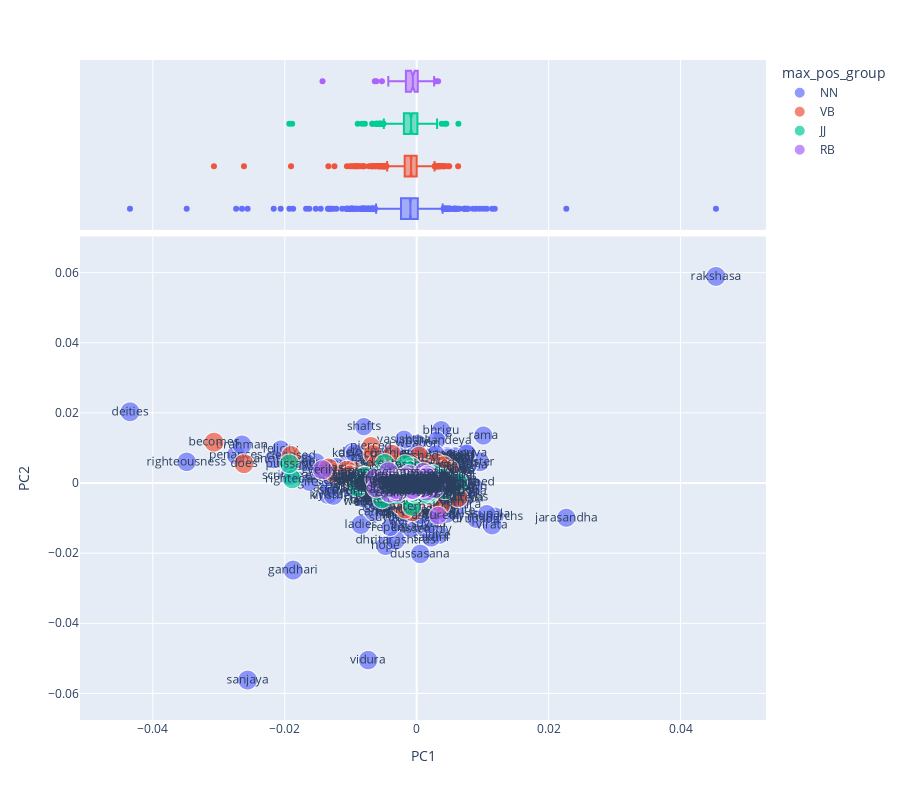

The notebook cell this image was saved under:
### Code cell
vis_loadings(LOADINGS2, 1, 2)

### Figure 1 — Plotly figure (JSON) as saved in the notebook; plotly's stock layout.template omitted (floating-point values rounded to 4 significant figures; data arrays with more than 128 entries replaced by an {"elided": "..."} marker saying what was removed)
{"data": [{"hovertemplate": "<b>%{hovertext}</b><br><br>max_pos_group=NN<br>PC1=%{x}<br>PC2=%{y}<br>dfidf=%{marker.size}<br>term_str=%{text}<extra></extra>", "hovertext": {"elided": "1597 str values"}, "legendgroup": "NN", "marker": {"color": "#636efa", "size": {"elided": "1597 float values"}, "sizemode": "area", "sizeref": 0.1313, "symbol": "circle"}, "mode": "markers+text", "name": "NN", "showlegend": true, "text": {"elided": "1597 str values"}, "type": "scattergl", "x": {"elided": "1597 float values"}, "xaxis": "x", "y": {"elided": "1597 float values"}, "yaxis": "y"}, {"alignmentgroup": "True", "hovertemplate": "<b>%{hovertext}</b><br><br>max_pos_group=NN<br>PC1=%{x}<extra></extra>", "hovertext": {"elided": "1597 str values"}, "legendgroup": "NN", "marker": {"color": "#636efa", "symbol": "circle"}, "name": "NN", "notched": true, "offsetgroup": "NN", "showlegend": false, "type": "box", "x": {"elided": "1597 float values"}, "xaxis": "x2", "yaxis": "y2"}, {"hovertemplate": "<b>%{hovertext}</b><br><br>max_pos_group=VB<br>PC1=%{x}<br>PC2=%{y}<br>dfidf=%{marker.size}<br>term_str=%{text}<extra></extra>", "hovertext": {"elided": "1015 str values"}, "legendgroup": "VB", "marker": {"color": "#EF553B", "size": {"elided": "1015 float values"}, "sizemode": "area", "sizeref": 0.1313, "symbol": "circle"}, "mode": "markers+text", "name": "VB", "showlegend": true, "text": {"elided": "1015 str values"}, "type": "scattergl", "x": {"elided": "1015 float values"}, "xaxis": "x", "y": {"elided": "1015 float values"}, "yaxis": "y"}, {"alignmentgroup": "True", "hovertemplate": "<b>%{hovertext}</b><br><br>max_pos_group=VB<br>PC1=%{x}<extra></extra>", "hovertext": {"elided": "1015 str values"}, "legendgroup": "VB", "marker": {"color": "#EF553B", "symbol": "circle"}, "name": "VB", "notched": true, "offsetgroup": "VB", "showlegend": false, "type": "box", "x": {"elided": "1015 float values"}, "xaxis": "x2", "yaxis": "y2"}, {"hovertemplate": "<b>%{hovertext}</b><br><br>max_pos_group=JJ<br>PC1=%{x}<br>PC2=%{y}<br>dfidf=%{marker.size}<br>term_str=%{text}<extra></extra>", "hovertext": {"elided": "364 str values"}, "legendgroup": "JJ", "marker": {"color": "#00cc96", "size": {"elided": "364 float values"}, "sizemode": "area", "sizeref": 0.1313, "symbol": "circle"}, "mode": "markers+text", "name": "JJ", "showlegend": true, "text": {"elided": "364 str values"}, "type": "scattergl", "x": {"elided": "364 float values"}, "xaxis": "x", "y": {"elided": "364 float values"}, "yaxis": "y"}, {"alignmentgroup": "True", "hovertemplate": "<b>%{hovertext}</b><br><br>max_pos_group=JJ<br>PC1=%{x}<extra></extra>", "hovertext": {"elided": "364 str values"}, "legendgroup": "JJ", "marker": {"color": "#00cc96", "symbol": "circle"}, "name": "JJ", "notched": true, "offsetgroup": "JJ", "showlegend": false, "type": "box", "x": {"elided": "364 float values"}, "xaxis": "x2", "yaxis": "y2"}, {"hovertemplate": "<b>%{hovertext}</b><br><br>max_pos_group=RB<br>PC1=%{x}<br>PC2=%{y}<br>dfidf=%{marker.size}<br>term_str=%{text}<extra></extra>", "hovertext": ["verily", "speedily", "sometimes", "longer", "meanwhile", "deeply", "really", "similarly", "properly", "surely", "fully", "everywhere", "perfectly", "fearlessly", "far", "equally", "entirely", "worldly", "firmly", "forcibly", "fast", "immediately", "folly", "happily", "carefully", "almost", "aside", "further", "loudly", "especially", "easily", "completely", "incessantly", "agreeably", "smilingly", "instead", "constantly", "forward", "gradually", "righteously", "frequently", "slowly", "fiercely", "accordingly", "wholly", "continually", "scarcely", "asleep", "thereby", "mentally", "often", "vigorously", "perhaps", "actually", "ceaselessly", "extremely", "furiously", "enough", "singly", "separately", "respectfully", "quite", "generally", "exactly", "naturally", "assuredly", "joyfully", "presently", "adhere", "subsequently", "twice", "simply", "lastly", "instantly", "virtuously", "respectively", "quietly", "previously", "reverentially", "hastily", "gently", "falsely", "alike", "sweetly", "rather", "finally", "wrathfully", "ahead", "particularly", "deceitfully", "regardless", "heavily", "humbly", "kindly", "violently", "eagerly", "gladly", "brightly", "anywhere", "utterly", "sinfully", "specially", "secretly", "softly"], "legendgroup": "RB", "marker": {"color": "#ab63fa", "size": [52.54, 46.03, 51.96, 45.4, 47.78, 52.14, 52.3, 52.3, 49.72, 44.74, 48.3, 49.72, 50.51, 52.54, 50.87, 50.51, 52.14, 49.64, 50.51, 51.48, 51.73, 51.73, 51.96, 51.96, 52.3, 50.51, 52.54, 51.73, 52.41, 51.73, 52.3, 52.42, 51.67, 52.14, 52.41, 52.42, 52.41, 52.41, 51.67, 46.15, 51.48, 52.14, 51.93, 52.14, 50.61, 50.61, 52.41, 52.3, 52.3, 52.5, 52.5, 44.27, 50.61, 46.98, 45.25, 52.3, 45.25, 52.14, 48.43, 52.14, 51.93, 50.15, 47.74, 49.07, 49.07, 44.27, 49.07, 46.15, 44.27, 45.25, 47.74, 46.98, 44.27, 46.98, 44.27, 49.07, 47.74, 48.43, 46.98, 50.15, 49.07, 44.27, 46.15, 46.15, 50.15, 44.27, 44.27, 44.27, 49.64, 45.25, 44.27, 46.98, 45.25, 44.27, 47.74, 45.25, 48.43, 46.15, 45.25, 44.27, 44.27, 45.25, 44.27, 46.15], "sizemode": "area", "sizeref": 0.1313, "symbol": "circle"}, "mode": "markers+text", "name": "RB", "showlegend": true, "text": ["verily", "speedily", "sometimes", "longer", "meanwhile", "deeply", "really", "similarly", "properly", "surely", "fully", "everywhere", "perfectly", "fearlessly", "far", "equally", "entirely", "worldly", "firmly", "forcibly", "fast", "immediately", "folly", "happily", "carefully", "almost", "aside", "further", "loudly", "especially", "easily", "completely", "incessantly", "agreeably", "smilingly", "instead", "constantly", "forward", "gradually", "righteously", "frequently", "slowly", "fiercely", "accordingly", "wholly", "continually", "scarcely", "asleep", "thereby", "mentally", "often", "vigorously", "perhaps", "actually", "ceaselessly", "extremely", "furiously", "enough", "singly", "separately", "respectfully", "quite", "generally", "exactly", "naturally", "assuredly", "joyfully", "presently", "adhere", "subsequently", "twice", "simply", "lastly", "instantly", "virtuously", "respectively", "quietly", "previously", "reverentially", "hastily", "gently", "falsely", "alike", "sweetly", "rather", "finally", "wrathfully", "ahead", "particularly", "deceitfully", "regardless", "heavily", "humbly", "kindly", "violently", "eagerly", "gladly", "brightly", "anywhere", "utterly", "sinfully", "specially", "secretly", "softly"], "type": "scattergl", "x": [-0.01427, -6.782e-05, -0.004301, -0.003557, 0.0006272, -0.002645, -0.004081, -0.006344, -0.003464, 0.002595, -0.001541, -0.00232, -0.001012, -0.001871, -0.0007362, -0.002758, -0.002248, -0.006109, -0.001392, 0.0002755, -0.001757, -0.001158, -0.002962, 0.0007748, -0.001875, 0.0002569, -0.001139, 0.0005083, 0.0002687, -0.001426, -0.001808, -0.001629, 3.304e-05, -0.003064, 0.001017, -0.000873, -0.001573, 0.0006872, -0.002613, -0.005264, -0.0005502, -7.468e-05, -0.0003426, -0.002211, -0.002062, -0.002107, 0.001896, 0.002537, 0.0007018, -0.0003871, 5.362e-05, -0.001205, 0.001233, -0.002026, -0.001747, 0.002644, -0.0002245, 0.001466, -0.000547, -0.0006741, 0.0008046, -9.484e-05, -0.001641, -0.0001509, -0.0006407, 0.003254, 0.000699, -0.0002042, -0.001289, -0.0002611, -0.001067, -0.0003523, -0.00106, 0.001005, -0.0006024, -0.001782, -0.0004856, -0.0007915, 0.0009181, 0.002899, -0.0006075, -0.001006, -0.001626, 0.00168, 0.001052, -0.0004757, -0.0004121, 4.478e-05, -0.0005876, -0.0009861, -0.001437, -0.0001398, -0.000248, -0.0008777, 0.0013, -0.0001891, 0.001438, -0.0004012, 7.218e-05, -0.0004344, -0.001062, 0.0004912, -0.0005785, -0.000459], "xaxis": "x", "y": [0.003778, 0.0007777, 0.003209, 0.001158, 0.001684, 0.00108, -0.002872, 0.001214, -0.0004685, -0.0003319, -0.001579, 0.00111, -0.0005511, 0.0009269, -0.0008952, -0.000936, -0.0004018, -0.001435, -0.00098, 0.0001311, 0.001132, 0.002423, -0.002602, 0.000447, -0.001796, 0.001226, 0.0006306, -0.001466, -0.0009444, -0.001602, 0.0002621, 0.001756, 0.001209, -0.001863, -0.0005065, 0.0008655, -0.0002785, 0.0005373, 0.0006039, 0.0008067, 0.0001747, -0.0004136, -0.0001336, 0.0002651, -0.0002553, 0.0002563, -0.001202, 0.0006685, 0.0009105, 0.0003946, -0.0006396, 0.001215, -0.001648, 0.0002885, 0.0006106, -0.001617, 0.0006398, -0.002282, 1.739e-05, -0.001155, -0.001489, -0.0008028, -2.454e-05, 0.0003114, -0.0009511, -0.009263, 0.0005004, -0.0002686, 0.0003929, 0.0007982, 0.0008058, -0.001805, -0.001164, 0.003184, -0.002151, 0.0003435, -0.001774, 0.000919, 0.0001831, -0.0003385, -0.0007344, -0.00103, 0.0003849, 0.002422, 0.0009825, 0.0001236, 0.0002198, 0.0006841, -3.081e-05, -0.002287, 0.0003333, -0.0007264, -0.0008195, -0.002141, 0.001369, -0.001484, 0.001832, 0.0006324, 0.001448, -0.0001111, -0.000626, 0.0003197, -0.002069, -0.0002455], "yaxis": "y"}, {"alignmentgroup": "True", "hovertemplate": "<b>%{hovertext}</b><br><br>max_pos_group=RB<br>PC1=%{x}<extra></extra>", "hovertext": ["verily", "speedily", "sometimes", "longer", "meanwhile", "deeply", "really", "similarly", "properly", "surely", "fully", "everywhere", "perfectly", "fearlessly", "far", "equally", "entirely", "worldly", "firmly", "forcibly", "fast", "immediately", "folly", "happily", "carefully", "almost", "aside", "further", "loudly", "especially", "easily", "completely", "incessantly", "agreeably", "smilingly", "instead", "constantly", "forward", "gradually", "righteously", "frequently", "slowly", "fiercely", "accordingly", "wholly", "continually", "scarcely", "asleep", "thereby", "mentally", "often", "vigorously", "perhaps", "actually", "ceaselessly", "extremely", "furiously", "enough", "singly", "separately", "respectfully", "quite", "generally", "exactly", "naturally", "assuredly", "joyfully", "presently", "adhere", "subsequently", "twice", "simply", "lastly", "instantly", "virtuously", "respectively", "quietly", "previously", "reverentially", "hastily", "gently", "falsely", "alike", "sweetly", "rather", "finally", "wrathfully", "ahead", "particularly", "deceitfully", "regardless", "heavily", "humbly", "kindly", "violently", "eagerly", "gladly", "brightly", "anywhere", "utterly", "sinfully", "specially", "secretly", "softly"], "legendgroup": "RB", "marker": {"color": "#ab63fa", "symbol": "circle"}, "name": "RB", "notched": true, "offsetgroup": "RB", "showlegend": false, "type": "box", "x": [-0.01427, -6.782e-05, -0.004301, -0.003557, 0.0006272, -0.002645, -0.004081, -0.006344, -0.003464, 0.002595, -0.001541, -0.00232, -0.001012, -0.001871, -0.0007362, -0.002758, -0.002248, -0.006109, -0.001392, 0.0002755, -0.001757, -0.001158, -0.002962, 0.0007748, -0.001875, 0.0002569, -0.001139, 0.0005083, 0.0002687, -0.001426, -0.001808, -0.001629, 3.304e-05, -0.003064, 0.001017, -0.000873, -0.001573, 0.0006872, -0.002613, -0.005264, -0.0005502, -7.468e-05, -0.0003426, -0.002211, -0.002062, -0.002107, 0.001896, 0.002537, 0.0007018, -0.0003871, 5.362e-05, -0.001205, 0.001233, -0.002026, -0.001747, 0.002644, -0.0002245, 0.001466, -0.000547, -0.0006741, 0.0008046, -9.484e-05, -0.001641, -0.0001509, -0.0006407, 0.003254, 0.000699, -0.0002042, -0.001289, -0.0002611, -0.001067, -0.0003523, -0.00106, 0.001005, -0.0006024, -0.001782, -0.0004856, -0.0007915, 0.0009181, 0.002899, -0.0006075, -0.001006, -0.001626, 0.00168, 0.001052, -0.0004757, -0.0004121, 4.478e-05, -0.0005876, -0.0009861, -0.001437, -0.0001398, -0.000248, -0.0008777, 0.0013, -0.0001891, 0.001438, -0.0004012, 7.218e-05, -0.0004344, -0.001062, 0.0004912, -0.0005785, -0.000459], "xaxis": "x2", "yaxis": "y2"}], "layout": {"height": 800, "legend": {"itemsizing": "constant", "title": {"text": "max_pos_group"}, "tracegroupgap": 0}, "margin": {"t": 60}, "xaxis": {"anchor": "y", "domain": [0, 1], "title": {"text": "PC1"}}, "xaxis2": {"anchor": "y2", "domain": [0, 1], "matches": "x", "showgrid": true, "showticklabels": false}, "yaxis": {"anchor": "x", "domain": [0, 0.7326], "title": {"text": "PC2"}}, "yaxis2": {"anchor": "x2", "domain": [0.7426, 1], "matches": "y2", "showgrid": false, "showline": false, "showticklabels": false, "ticks": ""}}}
